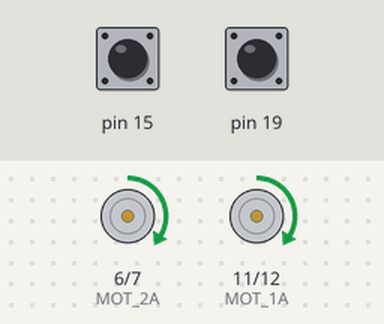
A sketch run on a simulated Arduino Mega 2560, built with avr-gcc and run on an emulated ATmega2560. Parts: motor-driver pin pairs drawn as motors (green arrow = first pin HIGH = forward, orange = second pin HIGH = backward, longer = more drive). Inputs (shaded band) come from the test bench; at power-on: pin 15 HIGH, pin 19 HIGH. What the sketch prints to the serial monitor is not drawn.

Above: at 1.2 s.
1.3 s: pin 15 pulled LOW for 0.15 s
2.9 s: pin 19 pulled LOW for 0.15 s
Timing chart, 0 to 5.9 s (numbered marks = the images above; inputs shaded):
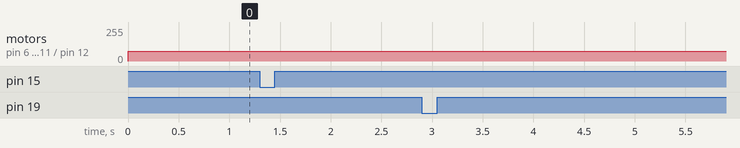

The sketch:

eint_test.ino
```cpp
#include <avr/interrupt.h>

volatile int8_t a = 0, b = 0;

#define MOT_1A PB5//IN4 = D11/OC1A, OUT4 MOT_1A
#define MOT_1B PB6//IN3 = D12/OC1B, OUT3 MOT_1B
#define MOT_2A PH3//IN2 = D6/OC4A, OUT2 MOT_2A
#define MOT_2B PH4//IN1 = D7/OC4B, OUT1 MOT_2B

//motor selection, forward/reward
#define FOR_1 0 //rechtes rad, nach links
#define REW_1 1 //rechtes rad, nach rechts
#define FOR_2 2 //linkes rad, nach links
#define REW_2 4 //linkes rad, nach rechts

#define MOTOR_LEFT 2
#define MOTOR_BOTH 0
#define MOTOR_RIGHT 1

void setup() {
  // put your setup code here, to run once:
  Serial.begin(57600);
  minit();
  eintinit();
  Serial.println("init");
  drive(300);
  Serial.println("init2");
}

void setMotor(uint16_t value, uint8_t mode){
  //clamp to 10 bit, invert for higher value -> higher voltage
  value = 1023 - (value & 0x3FF);
  //setting COMx(A/B)1:0 switches PWM on on (A/B), for COMx(A/B)0:1 = 0 PWM is off on that port
  switch(mode){
    case FOR_1:
      //disable reward drive (on b)
      TCCR1A &= ~((1 << COM1B1) | (1 << COM1B0));
      //enable forward drive (on a)
      TCCR1A |= (1 << COM1A1) | (1 << COM1A0);
      OCR1A = value;
      break;
    //motor 1, timer 1 B
    case REW_1:
      //enable reward drive (on b)
      TCCR1A |= ((1 << COM1B1) | (1 << COM1B0));
      //disable forward drive (on a)
      TCCR1A &= ~(1 << COM1A1) | (1 << COM1A0);
      OCR1B = value;
      break;
    //motor 2, timer 4 A
    case FOR_2:
      //disable reward drive (on b)
      TCCR4A &= ~((1 << COM4B1) | (1 << COM4B0));
      //enable forward drive (on a)
      TCCR4A |= (1 << COM4A1) | (1 << COM4A0);
      OCR4A = value;
      break;
    //motor 2, timer 4 B
    case REW_2:
      //enable reward drive (on b)
      TCCR4A |= ((1 << COM4B1) | (1 << COM4B0));
      //disable forward drive (on a)
      TCCR4A &= ~(1 << COM4A1) | (1 << COM4A0);
      OCR4B = value;
      break;
  }
}

void minit(void){
  //output
  DDRB |= (1 << MOT_1A) | (1 << MOT_1B);
  DDRH |= (1 << MOT_2A) | (1 << MOT_2B);

  //clock select in control register b, also set WGMx2 for fast PWM
  //b only contains input capture stuff, WGM3:2 and CS
  TCCR1B |= (1 << CS11) | (1 << WGM12);//| (1 << WGM13);
  TCCR4B |= (1 << CS41) | (1 << WGM42);//| (1 << WGM43);//fast pwm, mode 7. using mode 15 we can change the top value, not the output voltage

  //set remaining bits in A register to enable 10 bit fast pwm
  //A register only has this and compare output mode for A to C, which must be set per motor
  TCCR1A |= (1 << WGM11) | (1 << WGM10);
  TCCR4A |= (1 << WGM41) | (1 << WGM40);
}

void setRight(int16_t value){
  if(value < 0)
    setMotor(-value, REW_2);
  else
    setMotor(value, FOR_2);
}

void setLeft(int16_t value){
  if(value < 0)
    setMotor(-value, REW_1);
  else
    setMotor(value, FOR_1);
}

void drive(int16_t value, bool isLeft){
  if(isLeft)
    setLeft(value);
  else
    setRight(value);
}

void drive(int16_t value){
  setLeft(value);
  setRight(value);
}

void loop() {
  //delay(50);
  if(a != 0 || b != 0){
    Serial.print(a);
    Serial.print(":");
    Serial.println(b);
  }
}

ISR(INT2_vect){
  Serial.print("a");
  a++;
  sei();
}

ISR(PCINT1_vect){
  Serial.print("b");
  b++;
  sei();
}

void eintinit()
{
  //set both to internal pullup
  PORTD |= (1 << PD2);
  PORTJ |= (1 << PJ0);

  EICRA |= (1 << ISC20);//-> any edge on int2 generates interrupt
  EIMSK |= (1 << INT2);

  PCICR |= (1 << PCIE1);//toggle on PCINT15:8 will trigger this interrupt
  PCMSK1 |= (1 << PCINT9);
  sei();
}

void eintinit_328(){
  cli();
  EICRA = (1 << ISC00);
  EIMSK = (1 << INT0);

  PCICR = (1 << PCIE1);
  PCMSK1 = (1 << PCINT9);
  sei();
}
```
